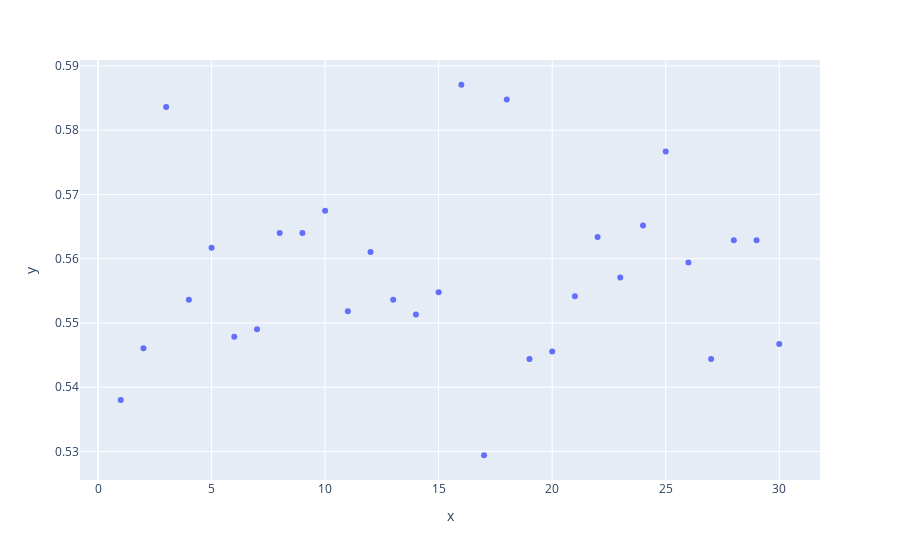

Notebook code cell kept with this figure:
### Markdown cell above
### Plot accuracy

### Code cell
fig = px.scatter(x = range(1,len(n_scores)+1), y = n_scores)
fig.show()

### Figure 1 — Plotly figure (JSON) as saved in the notebook; plotly's stock layout.template omitted (floating-point values rounded to 4 significant figures)
{"data": [{"hovertemplate": "x=%{x}<br>y=%{y}<extra></extra>", "legendgroup": "", "marker": {"color": "#636efa", "symbol": "circle"}, "mode": "markers", "name": "", "orientation": "v", "showlegend": false, "type": "scatter", "x": [1, 2, 3, 4, 5, 6, 7, 8, 9, 10, 11, 12, 13, 14, 15, 16, 17, 18, 19, 20, 21, 22, 23, 24, 25, 26, 27, 28, 29, 30], "xaxis": "x", "y": [0.538, 0.5461, 0.5836, 0.5536, 0.5617, 0.5479, 0.549, 0.564, 0.564, 0.5675, 0.5518, 0.5611, 0.5536, 0.5513, 0.5548, 0.5871, 0.5294, 0.5848, 0.5444, 0.5456, 0.5541, 0.5634, 0.5571, 0.5652, 0.5767, 0.5594, 0.5444, 0.5629, 0.5629, 0.5467], "yaxis": "y"}], "layout": {"legend": {"tracegroupgap": 0}, "margin": {"t": 60}, "xaxis": {"anchor": "y", "domain": [0, 1], "title": {"text": "x"}}, "yaxis": {"anchor": "x", "domain": [0, 1], "title": {"text": "y"}}}}
